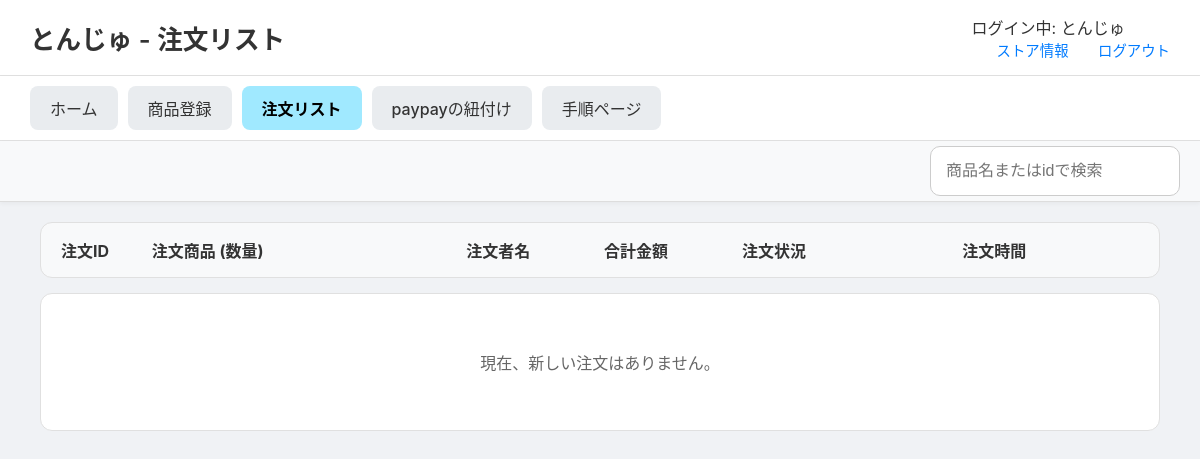
Before: /stores/order-list (signed in) with the older database file.
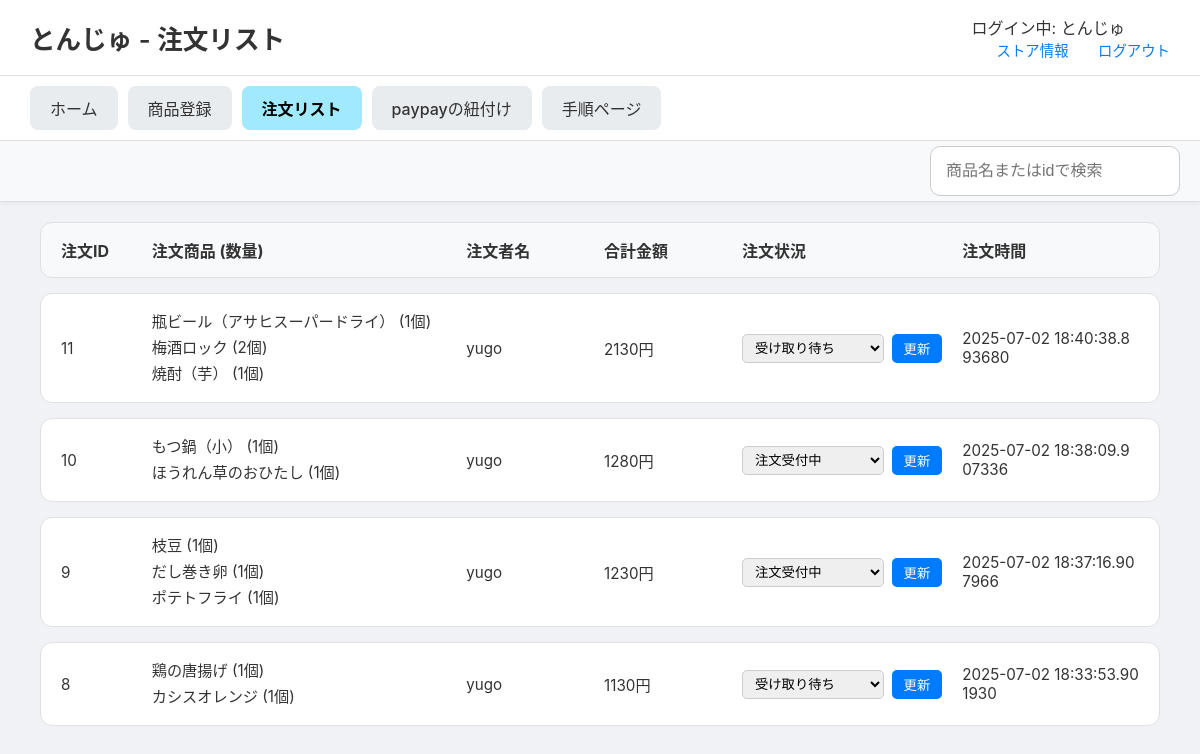
After: the same page with the newer database file.
### tables this page shows
CREATE TABLE order_items (
    order_item_id INTEGER PRIMARY KEY AUTOINCREMENT,
    order_id INTEGER NOT NULL,
    menu_id INTEGER NOT NULL,
    quantity INTEGER NOT NULL DEFAULT 1,
    price_at_order INTEGER NOT NULL, 
    FOREIGN KEY (order_id) REFERENCES orders(order_id),
    FOREIGN KEY (menu_id) REFERENCES menus(menu_id)
);

CREATE TABLE menus (
    menu_id INTEGER PRIMARY KEY AUTOINCREMENT,
    store_id INTEGER, -- NOT NULL制約を削除し、NULLを許容
    menu_name TEXT NOT NULL,
    category TEXT NOT NULL,
    price INTEGER NOT NULL,
    soldout INTEGER NOT NULL DEFAULT 0,
    FOREIGN KEY (store_id) REFERENCES store(store_id)
);

CREATE TABLE users_table (
    id INTEGER PRIMARY KEY AUTOINCREMENT,
    u_name TEXT NOT NULL,
    email TEXT UNIQUE NOT NULL,
    password_hash TEXT NOT NULL,
    created_at TIMESTAMP DEFAULT CURRENT_TIMESTAMP
);

CREATE TABLE orders (
    order_id INTEGER PRIMARY KEY AUTOINCREMENT,
    user_id INTEGER NOT NULL,
    store_id INTEGER NOT NULL,
    status TEXT DEFAULT '注文受付中' CHECK (
        status IN (
            '注文受付中', '受付完了', '商品作成中', '作成直前', '受け取り待ち', 'completed', 'canceled'
        )
    ),
    datetime DATETIME NOT NULL,
    payment_method TEXT CHECK (payment_method IN ('PayPay')),
    total_amount INTEGER NOT NULL,
    FOREIGN KEY (user_id) REFERENCES users(user_id),
    FOREIGN KEY (store_id) REFERENCES store(store_id)
);

### routes/stores_detail/stores_detail.py (the view)
@stores_detail_bp.route('/order-list')
def order_list():
    store_id = session.get('store_id')
    store_name = session.get('store_name', 'ゲスト')
    conn = get_db_connection()
    query = """
        SELECT
            o.order_id, o.datetime, o.total_amount, o.status,
            u.u_name, m.menu_name, oi.quantity, oi.price_at_order
        FROM orders AS o
        JOIN order_items AS oi ON o.order_id = oi.order_id
        JOIN menus AS m ON oi.menu_id = m.menu_id
        JOIN users_table AS u ON o.user_id = u.id
        WHERE o.store_id = ?
        ORDER BY o.datetime DESC;
    """
    orders_raw = conn.execute(query, (store_id,)).fetchall()
    conn.close()
    orders_dict = {}
    for row in orders_raw:
        order_id = row['order_id']
        if order_id not in orders_dict:
            orders_dict[order_id] = {
                'id': order_id, 'datetime': row['datetime'], 'status': row['status'],
                'user_name': row['u_name'], 'total_amount': row['total_amount'],
                'items_list': [] # ★★★ キー名を'items'から'items_list'に変更 ★★★
            }
        orders_dict[order_id]['items_list'].append({
            'name': row['menu_name'], 'quantity': row['quantity'], 'price': row['price_at_order']
        })
    orders_list = list(orders_dict.values())
    return render_template('stores_detail/order_list.html', orders=orders_list, store_name=store_name)

### routes/stores_detail/stores_detail.py (called while the page is built)
def get_db_connection():
    db_path = os.path.join(os.path.dirname(__file__), '..', '..', 'app.db')
    conn = sqlite3.connect(db_path)
    conn.row_factory = sqlite3.Row  # 行を辞書形式で取得
    return conn

### templates/stores_detail/order_list.html (shortened to what this page needs)
<!DOCTYPE html>
<html lang="ja">
<head>
    <link rel="stylesheet" href="{{ url_for('static', filename='css/stores_detail.css') }}">
</head>
<body>
    <header class="site-header">
        <h1>{{ store_name }} - 注文リスト</h1>
        <div class="header-links">
            <div class="store-name">ログイン中: {{ store_name if store_name else 'ゲスト' }}</div>
            <a href="{{ url_for('stores_detail.store_info') }}">ストア情報</a>
            <a href="{{ url_for('general.explamation') }}">ログアウト</a>
        </div>
    </header>
    <nav class="main-nav">
        <ul>
            <li><a href="{{ url_for('stores_detail.store_home') }}" >ホーム</a></li>
            <li><a href="{{ url_for('stores_detail.menu_registration') }}">商品登録</a></li>
            <li><a href="{{ url_for('stores_detail.order_list') }}" class="active">注文リスト</a></li>
            <li><a href="{{ url_for('stores_detail.paypay_linking') }}">paypayの紐付け</a></li>
            <li><a href="{{ url_for('stores_detail.procedure') }}">手順ページ</a></li>
        </ul>
    </nav>
    <div class="sub-navigation">
        <input type="search" id="order-search" placeholder="商品名またはidで検索" />
    </div>
    <main class="main-content">
        <div class="order-list-container">
            <div class="order-header">
                <div>注文ID</div>
                <div>注文商品 (数量)</div>
                <div>注文者名</div>
                <div>合計金額</div>
                <div>注文状況</div>
                <div>注文時間</div>
            </div>
            {% for order in orders %}
            <div class="order-item">
                <div>{{ order.id }}</div>
                <div>
                    <ul>
                    {% for item in order.items_list %}
                        <li>{{ item.name }} ({{ item.quantity }}個)</li>
                    {% endfor %}
                    </ul>
                </div>
                <div>{{ order.user_name }}</div>
                <div>{{ order.total_amount }}円</div>
                <div>
                    <form action="{{ url_for('stores_detail.update_order_status', order_id=order.id) }}" method="post">
                        <select name="status">
                            {% for s in ['注文受付中', '受付完了', '商品作成中', '作成直前', '受け取り待ち'] %}
                                <option value="{{ s }}" {% if order.status == s %}selected{% endif %}>{{ s }}</option>
                            {% endfor %}
                        </select>
                        <button type="submit">更新</button>
                    </form>
                </div>
                <div>{{ order.datetime }}</div>
            </div>
            {% else %}
            <div class="order-item no-orders">
                <p>現在、新しい注文はありません。</p>
            </div>
            {% endfor %}
        </div>
    </main>
</body>
</html>

Changed rows visible on the page:
added order_items: id "11", name "瓶ビール（アサヒスーパードライ）", quantity "1", user_name "yugo", total_amount "2130", status "受け取り待ち", datetime "2025-07-02 18:40:38.893680"
added order_items: name "梅酒ロック", quantity "2", shown under "11"
added order_items: name "焼酎（芋）", quantity "1", shown under "11"
added order_items: id "10", name "もつ鍋（小）", quantity "1", user_name "yugo", total_amount "1280", status "注文受付中", datetime "2025-07-02 18:38:09.907336"
added order_items: name "ほうれん草のおひたし", quantity "1", shown under "10"
added order_items: id "9", name "枝豆", quantity "1", user_name "yugo", total_amount "1230", status "注文受付中", datetime "2025-07-02 18:37:16.907966"
added order_items: name "だし巻き卵", quantity "1", shown under "9"
added order_items: name "ポテトフライ", quantity "1", shown under "9"
added order_items: id "8", name "鶏の唐揚げ", quantity "1", user_name "yugo", total_amount "1130", status "受け取り待ち", datetime "2025-07-02 18:33:53.901930"
added order_items: name "カシスオレンジ", quantity "1", shown under "8"
Other visible differences:
text no longer shown: "現在、新しい注文はありません。"
